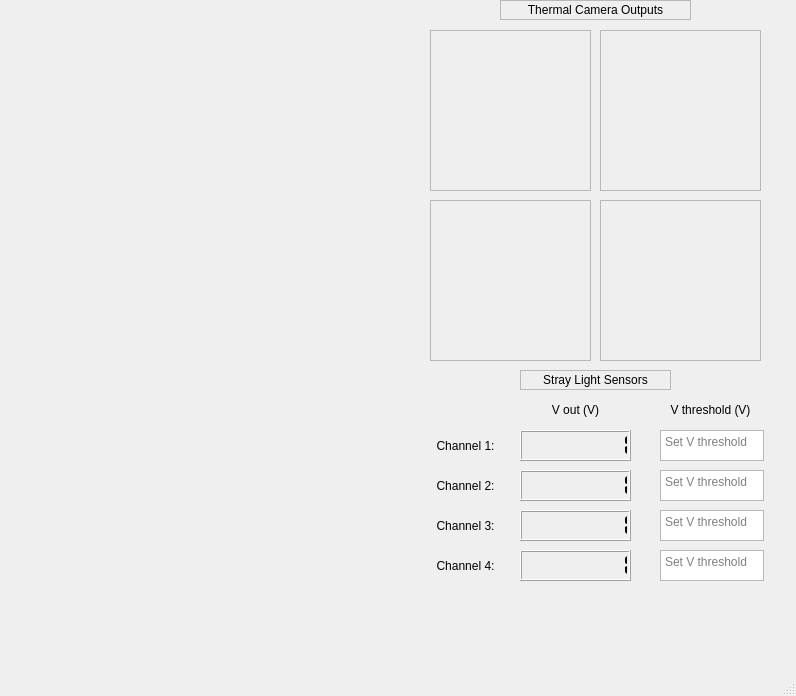
<?xml version="1.0" encoding="UTF-8"?>
<ui version="4.0">
 <class>MainWindow</class>
 <widget class="QMainWindow" name="MainWindow">
  <property name="geometry">
   <rect>
    <x>0</x>
    <y>0</y>
    <width>796</width>
    <height>696</height>
   </rect>
  </property>
  <property name="windowTitle">
   <string>MainWindow</string>
  </property>
  <widget class="QWidget" name="centralwidget">
   <widget class="QFrame" name="frame">
    <property name="geometry">
     <rect>
      <x>430</x>
      <y>30</y>
      <width>161</width>
      <height>161</height>
     </rect>
    </property>
    <property name="frameShape">
     <enum>QFrame::Shape::StyledPanel</enum>
    </property>
    <property name="frameShadow">
     <enum>QFrame::Shadow::Raised</enum>
    </property>
   </widget>
   <widget class="QFrame" name="frame_2">
    <property name="geometry">
     <rect>
      <x>600</x>
      <y>30</y>
      <width>161</width>
      <height>161</height>
     </rect>
    </property>
    <property name="frameShape">
     <enum>QFrame::Shape::StyledPanel</enum>
    </property>
    <property name="frameShadow">
     <enum>QFrame::Shadow::Raised</enum>
    </property>
   </widget>
   <widget class="QFrame" name="frame_3">
    <property name="geometry">
     <rect>
      <x>430</x>
      <y>200</y>
      <width>161</width>
      <height>161</height>
     </rect>
    </property>
    <property name="frameShape">
     <enum>QFrame::Shape::StyledPanel</enum>
    </property>
    <property name="frameShadow">
     <enum>QFrame::Shadow::Raised</enum>
    </property>
   </widget>
   <widget class="QFrame" name="frame_4">
    <property name="geometry">
     <rect>
      <x>600</x>
      <y>200</y>
      <width>161</width>
      <height>161</height>
     </rect>
    </property>
    <property name="frameShape">
     <enum>QFrame::Shape::StyledPanel</enum>
    </property>
    <property name="frameShadow">
     <enum>QFrame::Shadow::Raised</enum>
    </property>
    <property name="lineWidth">
     <number>1</number>
    </property>
   </widget>
   <widget class="QLabel" name="label">
    <property name="geometry">
     <rect>
      <x>420</x>
      <y>430</y>
      <width>91</width>
      <height>31</height>
     </rect>
    </property>
    <property name="text">
     <string>Channel 1:</string>
    </property>
    <property name="textFormat">
     <enum>Qt::TextFormat::AutoText</enum>
    </property>
    <property name="alignment">
     <set>Qt::AlignmentFlag::AlignCenter</set>
    </property>
   </widget>
   <widget class="QLabel" name="label_6">
    <property name="geometry">
     <rect>
      <x>520</x>
      <y>370</y>
      <width>151</width>
      <height>20</height>
     </rect>
    </property>
    <property name="frameShape">
     <enum>QFrame::Shape::StyledPanel</enum>
    </property>
    <property name="text">
     <string>Stray Light Sensors</string>
    </property>
    <property name="scaledContents">
     <bool>true</bool>
    </property>
    <property name="alignment">
     <set>Qt::AlignmentFlag::AlignCenter</set>
    </property>
   </widget>
   <widget class="QLabel" name="label_7">
    <property name="geometry">
     <rect>
      <x>500</x>
      <y>0</y>
      <width>191</width>
      <height>20</height>
     </rect>
    </property>
    <property name="font">
     <font>
      <family>Arial</family>
     </font>
    </property>
    <property name="frameShape">
     <enum>QFrame::Shape::StyledPanel</enum>
    </property>
    <property name="text">
     <string>Thermal Camera Outputs</string>
    </property>
    <property name="alignment">
     <set>Qt::AlignmentFlag::AlignCenter</set>
    </property>
   </widget>
   <widget class="QLCDNumber" name="lcdNumber">
    <property name="geometry">
     <rect>
      <x>520</x>
      <y>430</y>
      <width>111</width>
      <height>31</height>
     </rect>
    </property>
    <property name="frameShape">
     <enum>QFrame::Shape::Box</enum>
    </property>
    <property name="digitCount">
     <number>9</number>
    </property>
    <property name="segmentStyle">
     <enum>QLCDNumber::SegmentStyle::Flat</enum>
    </property>
    <property name="value" stdset="0">
     <double>1.023230000000000</double>
    </property>
    <property name="intValue" stdset="0">
     <number>1</number>
    </property>
   </widget>
   <widget class="QLabel" name="label_2">
    <property name="geometry">
     <rect>
      <x>420</x>
      <y>470</y>
      <width>91</width>
      <height>31</height>
     </rect>
    </property>
    <property name="text">
     <string>Channel 2:</string>
    </property>
    <property name="textFormat">
     <enum>Qt::TextFormat::AutoText</enum>
    </property>
    <property name="alignment">
     <set>Qt::AlignmentFlag::AlignCenter</set>
    </property>
   </widget>
   <widget class="QLabel" name="label_3">
    <property name="geometry">
     <rect>
      <x>420</x>
      <y>510</y>
      <width>91</width>
      <height>31</height>
     </rect>
    </property>
    <property name="text">
     <string>Channel 3:</string>
    </property>
    <property name="textFormat">
     <enum>Qt::TextFormat::AutoText</enum>
    </property>
    <property name="alignment">
     <set>Qt::AlignmentFlag::AlignCenter</set>
    </property>
   </widget>
   <widget class="QLabel" name="label_4">
    <property name="geometry">
     <rect>
      <x>420</x>
      <y>550</y>
      <width>91</width>
      <height>31</height>
     </rect>
    </property>
    <property name="text">
     <string>Channel 4:</string>
    </property>
    <property name="textFormat">
     <enum>Qt::TextFormat::AutoText</enum>
    </property>
    <property name="alignment">
     <set>Qt::AlignmentFlag::AlignCenter</set>
    </property>
   </widget>
   <widget class="QLCDNumber" name="lcdNumber_2">
    <property name="geometry">
     <rect>
      <x>520</x>
      <y>470</y>
      <width>111</width>
      <height>31</height>
     </rect>
    </property>
    <property name="frameShape">
     <enum>QFrame::Shape::Box</enum>
    </property>
    <property name="digitCount">
     <number>9</number>
    </property>
    <property name="segmentStyle">
     <enum>QLCDNumber::SegmentStyle::Flat</enum>
    </property>
    <property name="value" stdset="0">
     <double>1.000000000000000</double>
    </property>
    <property name="intValue" stdset="0">
     <number>1</number>
    </property>
   </widget>
   <widget class="QLCDNumber" name="lcdNumber_3">
    <property name="geometry">
     <rect>
      <x>520</x>
      <y>510</y>
      <width>111</width>
      <height>31</height>
     </rect>
    </property>
    <property name="frameShape">
     <enum>QFrame::Shape::Box</enum>
    </property>
    <property name="digitCount">
     <number>9</number>
    </property>
    <property name="segmentStyle">
     <enum>QLCDNumber::SegmentStyle::Flat</enum>
    </property>
    <property name="value" stdset="0">
     <double>1.000000000000000</double>
    </property>
    <property name="intValue" stdset="0">
     <number>1</number>
    </property>
   </widget>
   <widget class="QLCDNumber" name="lcdNumber_4">
    <property name="geometry">
     <rect>
      <x>520</x>
      <y>550</y>
      <width>111</width>
      <height>31</height>
     </rect>
    </property>
    <property name="frameShape">
     <enum>QFrame::Shape::Box</enum>
    </property>
    <property name="digitCount">
     <number>9</number>
    </property>
    <property name="segmentStyle">
     <enum>QLCDNumber::SegmentStyle::Flat</enum>
    </property>
    <property name="value" stdset="0">
     <double>1.000000000000000</double>
    </property>
    <property name="intValue" stdset="0">
     <number>1</number>
    </property>
   </widget>
   <widget class="QLabel" name="label_5">
    <property name="geometry">
     <rect>
      <x>540</x>
      <y>400</y>
      <width>71</width>
      <height>20</height>
     </rect>
    </property>
    <property name="frameShape">
     <enum>QFrame::Shape::NoFrame</enum>
    </property>
    <property name="text">
     <string>V out (V)</string>
    </property>
    <property name="alignment">
     <set>Qt::AlignmentFlag::AlignCenter</set>
    </property>
   </widget>
   <widget class="QLabel" name="label_8">
    <property name="geometry">
     <rect>
      <x>650</x>
      <y>400</y>
      <width>121</width>
      <height>20</height>
     </rect>
    </property>
    <property name="frameShape">
     <enum>QFrame::Shape::NoFrame</enum>
    </property>
    <property name="text">
     <string>V threshold (V)</string>
    </property>
    <property name="alignment">
     <set>Qt::AlignmentFlag::AlignCenter</set>
    </property>
   </widget>
   <widget class="QTextEdit" name="textEdit_7">
    <property name="geometry">
     <rect>
      <x>660</x>
      <y>430</y>
      <width>104</width>
      <height>31</height>
     </rect>
    </property>
    <property name="inputMethodHints">
     <set>Qt::InputMethodHint::ImhDigitsOnly</set>
    </property>
    <property name="verticalScrollBarPolicy">
     <enum>Qt::ScrollBarPolicy::ScrollBarAlwaysOff</enum>
    </property>
    <property name="horizontalScrollBarPolicy">
     <enum>Qt::ScrollBarPolicy::ScrollBarAlwaysOff</enum>
    </property>
    <property name="lineWrapMode">
     <enum>QTextEdit::LineWrapMode::NoWrap</enum>
    </property>
    <property name="acceptRichText">
     <bool>true</bool>
    </property>
    <property name="placeholderText">
     <string>Set V threshold</string>
    </property>
   </widget>
   <widget class="QTextEdit" name="textEdit_9">
    <property name="geometry">
     <rect>
      <x>660</x>
      <y>470</y>
      <width>104</width>
      <height>31</height>
     </rect>
    </property>
    <property name="inputMethodHints">
     <set>Qt::InputMethodHint::ImhDigitsOnly</set>
    </property>
    <property name="verticalScrollBarPolicy">
     <enum>Qt::ScrollBarPolicy::ScrollBarAlwaysOff</enum>
    </property>
    <property name="horizontalScrollBarPolicy">
     <enum>Qt::ScrollBarPolicy::ScrollBarAlwaysOff</enum>
    </property>
    <property name="lineWrapMode">
     <enum>QTextEdit::LineWrapMode::NoWrap</enum>
    </property>
    <property name="acceptRichText">
     <bool>true</bool>
    </property>
    <property name="placeholderText">
     <string>Set V threshold</string>
    </property>
   </widget>
   <widget class="QTextEdit" name="textEdit_10">
    <property name="geometry">
     <rect>
      <x>660</x>
      <y>510</y>
      <width>104</width>
      <height>31</height>
     </rect>
    </property>
    <property name="inputMethodHints">
     <set>Qt::InputMethodHint::ImhDigitsOnly</set>
    </property>
    <property name="verticalScrollBarPolicy">
     <enum>Qt::ScrollBarPolicy::ScrollBarAlwaysOff</enum>
    </property>
    <property name="horizontalScrollBarPolicy">
     <enum>Qt::ScrollBarPolicy::ScrollBarAlwaysOff</enum>
    </property>
    <property name="lineWrapMode">
     <enum>QTextEdit::LineWrapMode::NoWrap</enum>
    </property>
    <property name="acceptRichText">
     <bool>true</bool>
    </property>
    <property name="placeholderText">
     <string>Set V threshold</string>
    </property>
   </widget>
   <widget class="QTextEdit" name="textEdit_11">
    <property name="geometry">
     <rect>
      <x>660</x>
      <y>550</y>
      <width>104</width>
      <height>31</height>
     </rect>
    </property>
    <property name="inputMethodHints">
     <set>Qt::InputMethodHint::ImhDigitsOnly</set>
    </property>
    <property name="verticalScrollBarPolicy">
     <enum>Qt::ScrollBarPolicy::ScrollBarAlwaysOff</enum>
    </property>
    <property name="horizontalScrollBarPolicy">
     <enum>Qt::ScrollBarPolicy::ScrollBarAlwaysOff</enum>
    </property>
    <property name="lineWrapMode">
     <enum>QTextEdit::LineWrapMode::NoWrap</enum>
    </property>
    <property name="acceptRichText">
     <bool>true</bool>
    </property>
    <property name="placeholderText">
     <string>Set V threshold</string>
    </property>
   </widget>
  </widget>
  <widget class="QMenuBar" name="menubar">
   <property name="geometry">
    <rect>
     <x>0</x>
     <y>0</y>
     <width>796</width>
     <height>24</height>
    </rect>
   </property>
  </widget>
  <widget class="QStatusBar" name="statusbar"/>
 </widget>
 <resources/>
 <connections/>
</ui>
